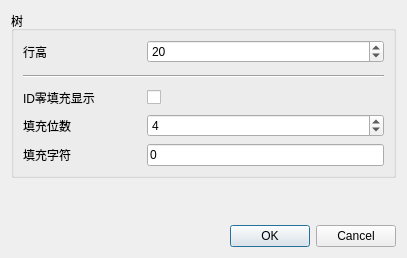
<?xml version="1.0" encoding="UTF-8"?>
<ui version="4.0">
 <class>W_RaTConfig</class>
 <widget class="QDialog" name="W_RaTConfig">
  <property name="geometry">
   <rect>
    <x>0</x>
    <y>0</y>
    <width>407</width>
    <height>258</height>
   </rect>
  </property>
  <property name="windowTitle">
   <string>单选表格配置</string>
  </property>
  <layout class="QVBoxLayout" name="verticalLayout">
   <item>
    <widget class="QGroupBox" name="groupBox_2">
     <property name="title">
      <string>树</string>
     </property>
     <layout class="QGridLayout" name="gridLayout_3" columnstretch="1,2">
      <property name="verticalSpacing">
       <number>7</number>
      </property>
      <item row="0" column="0">
       <widget class="QLabel" name="label_3">
        <property name="text">
         <string>行高</string>
        </property>
       </widget>
      </item>
      <item row="0" column="1">
       <widget class="QSpinBox" name="spinBox_rowHeight">
        <property name="minimum">
         <number>2</number>
        </property>
        <property name="maximum">
         <number>2000</number>
        </property>
        <property name="value">
         <number>20</number>
        </property>
       </widget>
      </item>
      <item row="2" column="0">
       <widget class="QLabel" name="label_6">
        <property name="text">
         <string>ID零填充显示</string>
        </property>
       </widget>
      </item>
      <item row="2" column="1">
       <widget class="QCheckBox" name="checkBox_zeroFill">
        <property name="text">
         <string/>
        </property>
       </widget>
      </item>
      <item row="3" column="0">
       <widget class="QLabel" name="label_zeroFillCount">
        <property name="text">
         <string>填充位数</string>
        </property>
       </widget>
      </item>
      <item row="4" column="0">
       <widget class="QLabel" name="label_zeroFillChar">
        <property name="text">
         <string>填充字符</string>
        </property>
       </widget>
      </item>
      <item row="3" column="1">
       <widget class="QSpinBox" name="spinBox_zeroFillCount">
        <property name="minimum">
         <number>2</number>
        </property>
        <property name="maximum">
         <number>10</number>
        </property>
        <property name="value">
         <number>4</number>
        </property>
       </widget>
      </item>
      <item row="4" column="1">
       <widget class="QLineEdit" name="lineEdit_zeroFillChar">
        <property name="text">
         <string>0</string>
        </property>
       </widget>
      </item>
      <item row="1" column="0" colspan="2">
       <widget class="Line" name="line">
        <property name="minimumSize">
         <size>
          <width>0</width>
          <height>12</height>
         </size>
        </property>
        <property name="orientation">
         <enum>Qt::Horizontal</enum>
        </property>
       </widget>
      </item>
     </layout>
    </widget>
   </item>
   <item>
    <spacer name="verticalSpacer">
     <property name="orientation">
      <enum>Qt::Vertical</enum>
     </property>
     <property name="sizeHint" stdset="0">
      <size>
       <width>20</width>
       <height>40</height>
      </size>
     </property>
    </spacer>
   </item>
   <item>
    <widget class="QDialogButtonBox" name="buttonBox">
     <property name="orientation">
      <enum>Qt::Horizontal</enum>
     </property>
     <property name="standardButtons">
      <set>QDialogButtonBox::Cancel|QDialogButtonBox::Ok</set>
     </property>
    </widget>
   </item>
  </layout>
 </widget>
 <resources/>
 <connections>
  <connection>
   <sender>buttonBox</sender>
   <signal>rejected()</signal>
   <receiver>W_RaTConfig</receiver>
   <slot>reject()</slot>
   <hints>
    <hint type="sourcelabel">
     <x>345</x>
     <y>303</y>
    </hint>
    <hint type="destinationlabel">
     <x>286</x>
     <y>274</y>
    </hint>
   </hints>
  </connection>
 </connections>
</ui>
